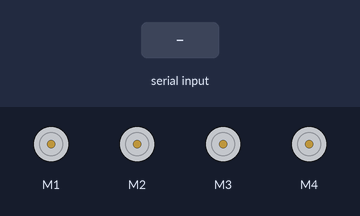
This sketch was run on a simulated Arduino Uno, built with avr-gcc and run on an emulated ATmega328P. On the bench: 4 × DC motor (green arrow = forward, orange = backward, longer = faster). The test bench sets the inputs (shaded band).

Above: at 1.2 s.
1.3 s: "F" received over the second serial link
At 2.0 s:
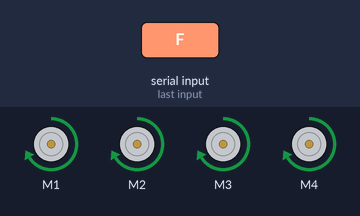
2.8 s: "B" received over the second serial link
At 3.1 s:
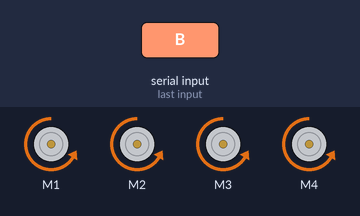
4.3 s: "L" received over the second serial link
At 5.5 s:
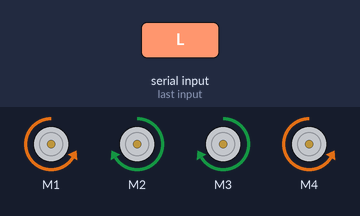
5.8 s: "R" received over the second serial link
At 6.6 s:
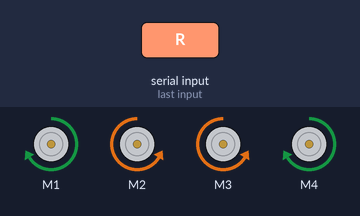
7.3 s: "1" received over the second serial link
At 7.7 s:
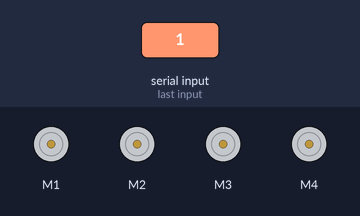
Timing chart, 0 to 9.8 s (numbered marks = the images above; inputs shaded):
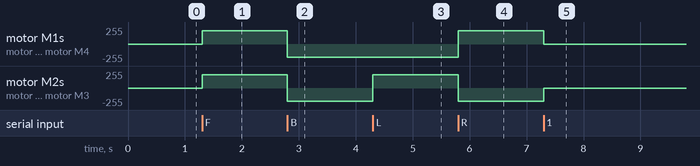

Measured:
- after the input at 1.3 s, motor M1–4: stopped → forward 200/255 at once
- after the input at 2.8 s, motor M1–4: forward 200/255 → backward 200/255 at once
- after the input at 4.3 s, motor M2, motor M3: backward 200/255 → forward 200/255 at once
- after the input at 5.8 s, motor M1, motor M4: backward 200/255 → forward 200/255 at once; motor M2, motor M3: forward 200/255 → backward 200/255 at once
- after the input at 7.3 s, motor M1, motor M4: forward 200/255 → stopped at once; motor M2, motor M3: backward 200/255 → stopped at once

The sketch:

BLUETOOTH_CAR.ino
```cpp
#include <AFMotor.h>
#include <SoftwareSerial.h>

SoftwareSerial bluetoothSerial(9, 10); // RX, TX

AF_DCMotor motor1(1, MOTOR12_1KHZ);
AF_DCMotor motor2(2, MOTOR12_1KHZ);
AF_DCMotor motor3(3, MOTOR34_1KHZ);
AF_DCMotor motor4(4, MOTOR34_1KHZ);

char command;

void setup()
{
  bluetoothSerial.begin(9600);
}

void loop() {
  if (bluetoothSerial.available() > 0) {
    command = bluetoothSerial.read();

    Stop();

    switch (command) {
      case 'F':
        forward();
        break;
      case 'B':
        back();
        break;
      case 'L':
        left();
        break;
      case 'R':
        right();
        break;
    }
  }
}

void forward()
{
  motor1.setSpeed(200);
  motor1.run(FORWARD);
  motor2.setSpeed(200);
  motor2.run(FORWARD);
  motor3.setSpeed(200);
  motor3.run(FORWARD);
  motor4.setSpeed(200);
  motor4.run(FORWARD);
}

void back()
{
  motor1.setSpeed(200);
  motor1.run(BACKWARD);
  motor2.setSpeed(200);
  motor2.run(BACKWARD);
  motor3.setSpeed(200);
  motor3.run(BACKWARD);
  motor4.setSpeed(200);
  motor4.run(BACKWARD);
}

void left()
{
  motor1.setSpeed(200);
  motor1.run(BACKWARD);
  motor2.setSpeed(200);
  motor2.run(FORWARD);
  motor3.setSpeed(200);
  motor3.run(FORWARD);
  motor4.setSpeed(200);
  motor4.run(BACKWARD);
}

void right()
{
  motor1.setSpeed(200);
  motor1.run(FORWARD);
  motor2.setSpeed(200);
  motor2.run(BACKWARD);
  motor3.setSpeed(200);
  motor3.run(BACKWARD);
  motor4.setSpeed(200);
  motor4.run(FORWARD);
}

void Stop()
{
  motor1.setSpeed(0);
  motor1.run(RELEASE);
  motor2.setSpeed(0);
  motor2.run(RELEASE);
  motor3.setSpeed(0);
  motor3.run(RELEASE);
  motor4.setSpeed(0);
  motor4.run(RELEASE);
}
```
